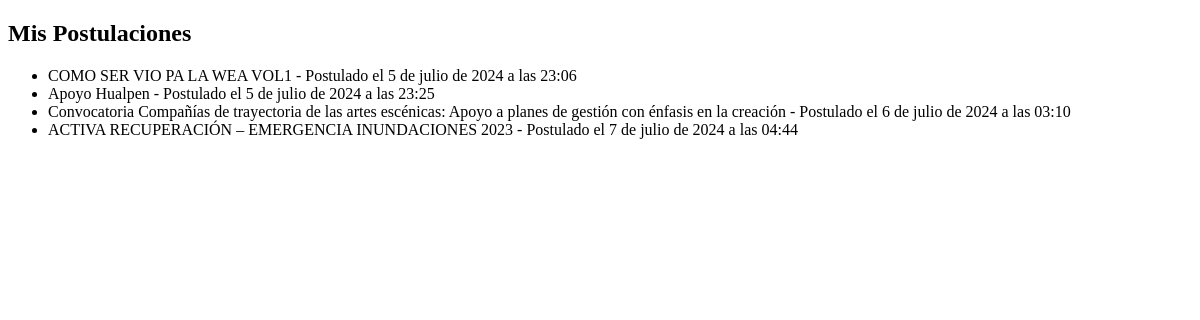
The app's page /mis_postulaciones/ (signed in), older data.
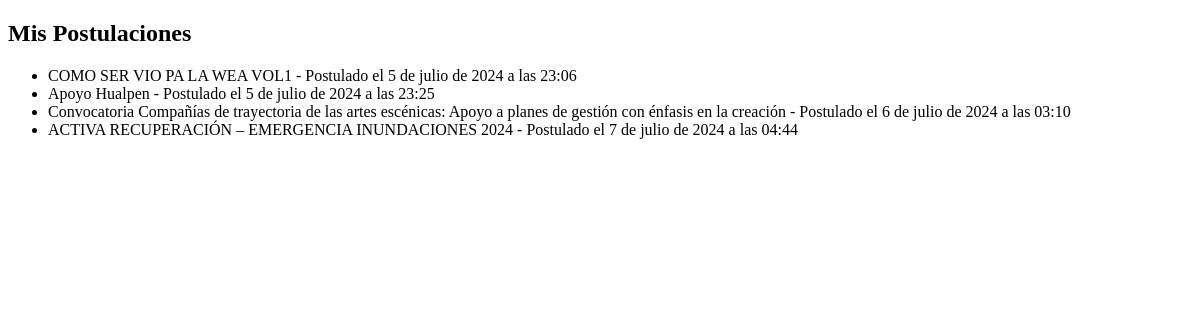
The same page, newer data.
### myapp/models.py (models this page shows, shortened)
class Postulacion(models.Model):
    proyecto = models.ForeignKey(Proyecto, on_delete=models.CASCADE)
    usuario = models.ForeignKey(User, on_delete=models.CASCADE)
    fecha_postulacion = models.DateTimeField(auto_now_add=True)

class Proyecto(models.Model):
    nombre = models.CharField(max_length=200)
    descripcion = models.TextField()
    fecha_inicio = models.DateField()
    fecha_fin = models.DateField()
    ciudad = models.CharField(max_length=100, blank=True, null=True)
    imagen = models.ImageField(upload_to='proyectos/', blank=True, null=True)
    categoria = models.CharField(max_length=100, blank=True, null=True)
    creador = models.ForeignKey(User, on_delete=models.CASCADE)

### myapp/views.py (the view)
# urls.py: path('mis_postulaciones/', views.mis_postulaciones, name='mis_postulaciones'),
@login_required
def mis_postulaciones(request):
    postulaciones = Postulacion.objects.filter(usuario=request.user)
    return render(request, 'myapp/mis_postulaciones.html', {'postulaciones': postulaciones})

### myapp/templates/myapp/mis_postulaciones.html (shortened to what this page needs)
<!DOCTYPE html>
<html>
<head>
</head>
<body>
    <h2>Mis Postulaciones</h2>
    <ul>
        {% for postulacion in postulaciones %}
            <li>{{ postulacion.proyecto.nombre }} - Postulado el {{ postulacion.fecha_postulacion }}</li>
        {% endfor %}
    </ul>
</body>
</html>

Row changes from the older to the newer data that the page shows:
changed through a linked row, Postulacion: proyecto.nombre "ACTIVA RECUPERACIÓN – EMERGENCIA INUNDACIONES 2023" → "ACTIVA RECUPERACIÓN – EMERGENCIA INUNDACIONES 2024"
